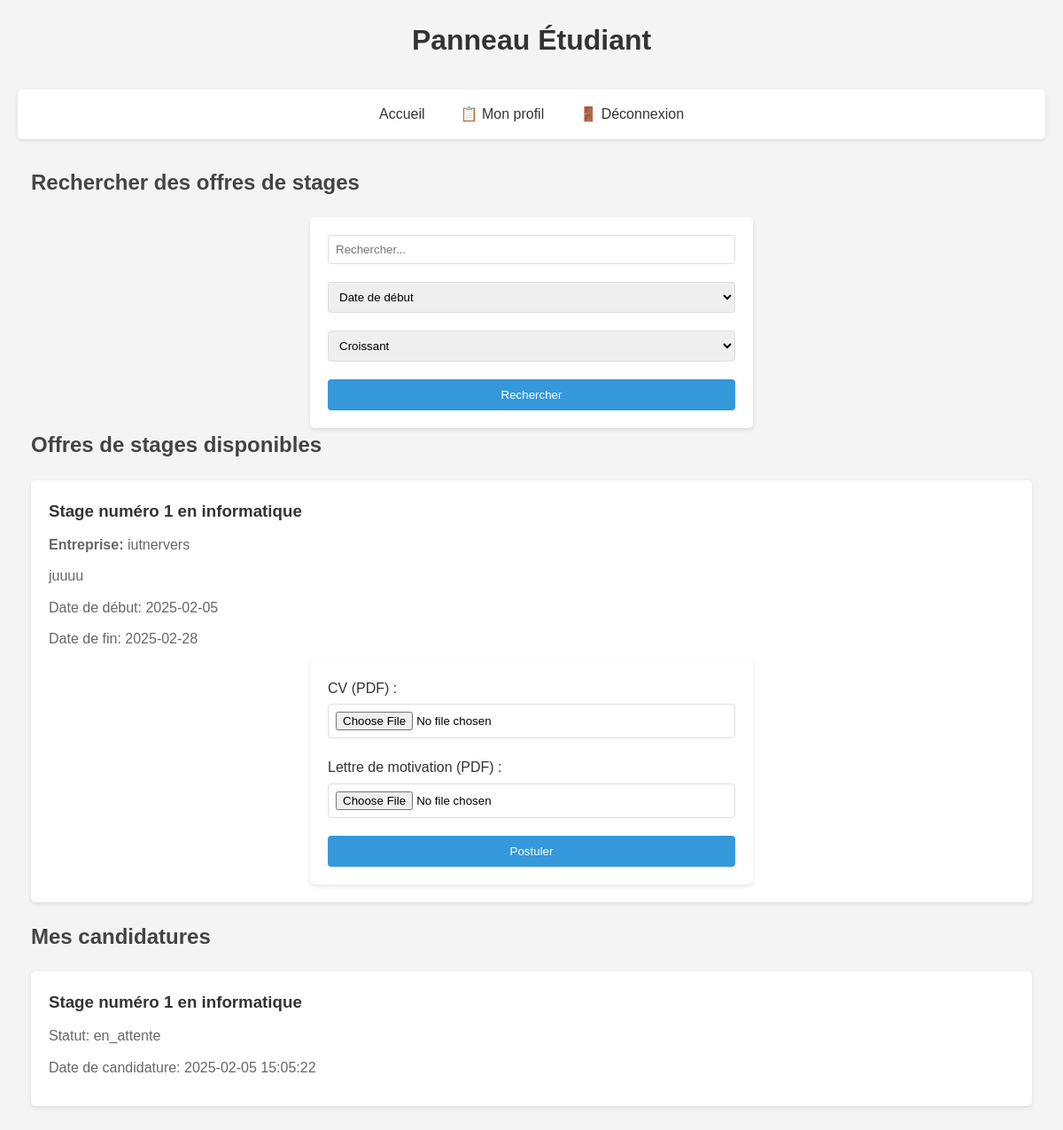
The page /app/views/panels/student_panel.php (signed in) on the database its author committed.
### tables this page shows
CREATE TABLE `offres_stages` (
  `id` int(11) NOT NULL,
  `entreprise_id` int(11) DEFAULT NULL,
  `titre` varchar(100) NOT NULL,
  `description` text,
  `date_debut` date DEFAULT NULL,
  `date_fin` date DEFAULT NULL,
  `lieu` varchar(255) DEFAULT NULL,
  `mode_stage` enum('distanciel','présentiel') NOT NULL,
  `logo` varchar(255) DEFAULT NULL
);

CREATE TABLE `entreprises` (
  `id` int(11) NOT NULL,
  `siret` varchar(14) NOT NULL,
  `nom` varchar(100) NOT NULL,
  `adresse` varchar(255) DEFAULT NULL,
  `ville` varchar(100) DEFAULT NULL,
  `code_postal` varchar(10) DEFAULT NULL,
  `pays` varchar(100) DEFAULT NULL,
  `telephone` varchar(20) DEFAULT NULL,
  `site_web` varchar(255) DEFAULT NULL,
  `lieu` varchar(255) DEFAULT NULL,
  `tva_intracommunautaire` varchar(50) DEFAULT NULL,
  `secteur_activite` varchar(100) DEFAULT NULL,
  `description` text,
  `adresse_facturation` varchar(255) DEFAULT NULL,
  `logo` varchar(255) DEFAULT NULL,
  `nom_contact` varchar(100) DEFAULT NULL,
  `username` varchar(100) NOT NULL,
  `email` varchar(255) NOT NULL,
  `password` varchar(255) NOT NULL,
  `role` enum('etudiant','entreprise','admin') NOT NULL DEFAULT 'entreprise'
);

CREATE TABLE `candidatures` (
  `id` int(11) NOT NULL,
  `etudiant_id` int(11) DEFAULT NULL,
  `offre_id` int(11) DEFAULT NULL,
  `statut` enum('en_attente','acceptee','refusee') DEFAULT 'en_attente',
  `date_candidature` datetime DEFAULT CURRENT_TIMESTAMP,
  `cv` varchar(255) NOT NULL,
  `lettre_motivation` varchar(255) NOT NULL
);

### app/helpers/functions.php (called while the page is built, shortened)
<?php
function get_applications($pdo, $etudiant_id) {
    try {
        $stmt = $pdo->prepare("SELECT c.*, o.titre FROM candidatures c JOIN offres_stages o ON c.offre_id = o.id WHERE c.etudiant_id = ?");
        $stmt->execute([$etudiant_id]);
        return $stmt->fetchAll();
    } catch (Exception $e) {
        error_log($e->getMessage());
        return false;
    }
}
?>

### app/views/panels/student_panel.php (the view, shortened to what this page needs)
<?php
require_once $_SERVER['DOCUMENT_ROOT'] . '/Gestion_Stage/app/config/database.php';
require_once $_SERVER['DOCUMENT_ROOT'] . '/Gestion_Stage/app/helpers/functions.php';
$search = $_GET['search'] ?? '';
$sort = $_GET['sort'] ?? 'date_debut';
$order = $_GET['order'] ?? 'ASC';
$query = "SELECT o.*, e.nom as entreprise_nom FROM offres_stages o
          JOIN entreprises e ON o.entreprise_id = e.id
          WHERE o.titre LIKE :search OR o.description LIKE :search OR e.nom LIKE :search
          ORDER BY :sort $order";
$stmt = $pdo->prepare($query);
$stmt->bindValue(':search', "%$search%", PDO::PARAM_STR);
$stmt->bindValue(':sort', $sort, PDO::PARAM_STR);
$stmt->execute();
$internships = $stmt->fetchAll();
$applications = get_applications($pdo, $_SESSION['user_id']);
?>
<!DOCTYPE html>
<html lang="fr">
<head>
    <link rel="stylesheet" href="/Gestion_Stage/public/assets/css/style.css">
</head>
<body>
    <header>
        <div class="container">
            <h1>Panneau Étudiant</h1>
        </div>
    </header>
    <nav>
        <ul>
            <li><a href="/Gestion_Stage/app/views/home.php">Accueil</a></li>
            <li><a href="/Gestion_Stage/app/views/profile.php">📋 Mon profil</a></li>
            <li><a href="/Gestion_Stage/app/views/auth/logout.php">🚪 Déconnexion</a></li>
        </ul>
    </nav>
    <main class="container">
        <h2>Rechercher des offres de stages</h2>
        <form action="" method="get">
            <input type="text" name="search" placeholder="Rechercher..." value="<?php echo htmlspecialchars($search); ?>">
            <select name="sort">
                <option value="date_debut" <?php echo $sort == 'date_debut' ? 'selected' : ''; ?>>Date de début</option>
            </select>
            <select name="order">
                <option value="ASC" <?php echo $order == 'ASC' ? 'selected' : ''; ?>>Croissant</option>
            </select>
            <button type="submit" class="btn-primary">Rechercher</button>
        </form>
        <h2>Offres de stages disponibles</h2>
        <?php if (empty($internships)): ?>
            <p>Aucune offre de stage ne correspond à votre recherche.</p>
        <?php else: ?>
            <?php foreach ($internships as $internship): ?>
                <div class="card">
                    <div class="card-header">
                        <h3><?php echo htmlspecialchars($internship['titre']); ?></h3>
                    </div>
                    <div class="card-body">
                        <p><strong>Entreprise:</strong> <?php echo htmlspecialchars($internship['entreprise_nom']); ?></p>
                        <p><?php echo htmlspecialchars($internship['description']); ?></p>
                        <p>Date de début: <?php echo $internship['date_debut']; ?></p>
                        <p>Date de fin: <?php echo $internship['date_fin']; ?></p>
                    </div>
                    <div class="card-footer">
                        <form action="/Gestion_Stage/app/views/internships/apply.php" method="post" enctype="multipart/form-data">
                            <label for="cv">CV (PDF) :</label>
                            <input type="file" name="cv" accept=".pdf" required>
                            <label for="lettre_motivation">Lettre de motivation (PDF) :</label>
                            <input type="file" name="lettre_motivation" accept=".pdf" required>
                            <button type="submit" class="btn-primary">Postuler</button>
                        </form>
                    </div>
                </div>
            <?php endforeach; ?>
        <?php endif; ?>
        <h2>Mes candidatures</h2>
        <?php if (empty($applications)): ?>
            <p>Vous n'avez pas encore postulé à des offres de stage.</p>
        <?php else: ?>
            <?php foreach ($applications as $application): ?>
                <div class="card">
                    <div class="card-header">
                        <h3><?php echo htmlspecialchars($application['titre']); ?></h3>
                    </div>
                    <div class="card-body">
                        <p>Statut: <?php echo $application['statut']; ?></p>
                        <p>Date de candidature: <?php echo $application['date_candidature']; ?></p>
                    </div>
                </div>
            <?php endforeach; ?>
        <?php endif; ?>
    </main>
</body>
</html>

### public/assets/css/style.css (style rules this page uses)
:root { --primary-color: #2c3e50; --secondary-color: #3498db; --accent-color: #e74c3c; --secondary-color-hover: #4ea8e4; --accent-color-hover: #f26858; --text-color: #333; --light-gray: #f5f6fa; --border-radius: 8px; }
* { margin: 0; padding: 0; box-sizing: border-box; }
body { font-family: Arial, sans-serif; line-height: 1.6; background-color: #f4f4f4; padding: 20px; }
.container { max-width: 1200px; margin: 0 auto; padding: 0 15px; }
h1 { text-align: center; color: #333; margin-bottom: 30px; font-size: 2rem; }
h2 { color: #444; margin-bottom: 20px; }
nav { background: #fff; padding: 15px; border-radius: 5px; margin-bottom: 30px; box-shadow: 0 2px 5px rgba(0,0,0,0.1); }
nav ul { list-style: none; display: flex; justify-content: center; gap: 20px; }
nav a { color: #333; text-decoration: none; padding: 5px 10px; border-radius: 3px; }
form { background: white; padding: 20px; border-radius: 5px; box-shadow: 0 2px 5px rgba(0,0,0,0.1); max-width: 500px; margin: 0 auto; }
label { display: block; margin-bottom: 5px; color: #333; }
input, select { width: 100%; padding: 8px; margin-bottom: 20px; border: 1px solid #ddd; border-radius: 4px; }
button { background: #3498db; color: white; padding: 10px 20px; border: none; border-radius: 4px; cursor: pointer; width: 100%; }
.card { background: white; border-radius: 5px; padding: 20px; margin-bottom: 20px; box-shadow: 0 2px 5px rgba(0,0,0,0.1); }
.card h3 { color: #333; margin-bottom: 10px; }
.card p { color: #666; margin-bottom: 10px; }
a { color: #3498db; text-decoration: none; }
.btn-primary { background: #3498db; color: white; }

### rows shown on the page
offres_stages: titre "Stage numéro 1 en informatique", entreprise.nom "iutnervers", description "juuuu", date_debut "2025-02-05", date_fin "2025-02-28"
candidatures: offre.titre "Stage numéro 1 en informatique", statut "en_attente", date_candidature "2025-02-05 15:05:22"
